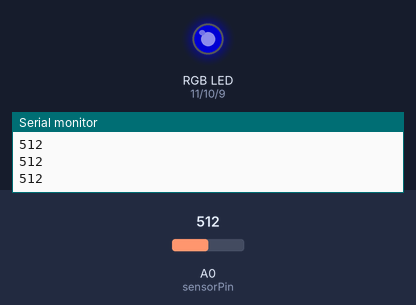
A sketch run on a simulated Arduino Uno, built with avr-gcc and run on an emulated ATmega328P. Shown: an RGB LED mixed from three pins (HIGH = lit), the last lines printed to the serial monitor. The inputs (shaded band) are chosen by the test bench; at power-on: A0 (sensorPin) = 512. Dim RGB values are drawn brighter than linear.

Above: at 1.2 s.
1.3 s: A0 (sensorPin) set to 716
At 2.4 s:
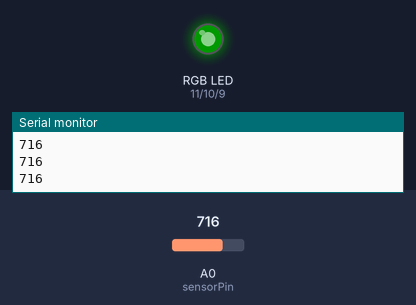
2.8 s: A0 (sensorPin) set to 900
At 3.6 s:
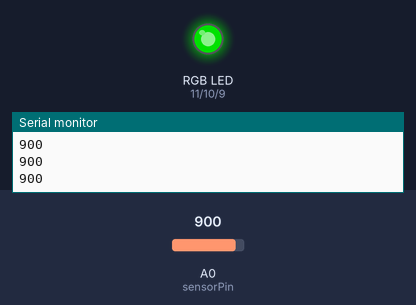
4.3 s: A0 (sensorPin) set to 1023
At 4.7 s:
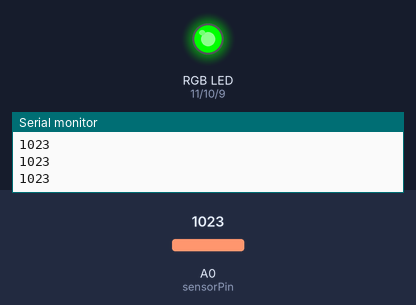
5.8 s: A0 (sensorPin) set to 306
At 7.0 s:
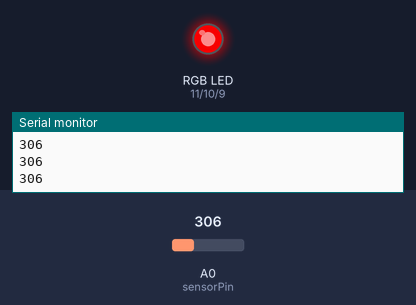
7.3 s: A0 (sensorPin) set to 245
At 8.2 s:
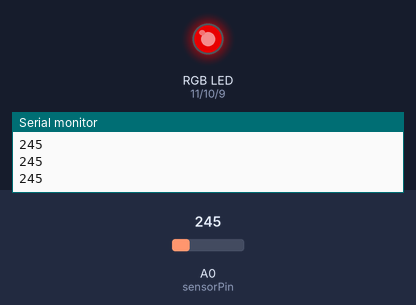
8.8 s: A0 (sensorPin) set to 122
At 9.3 s:
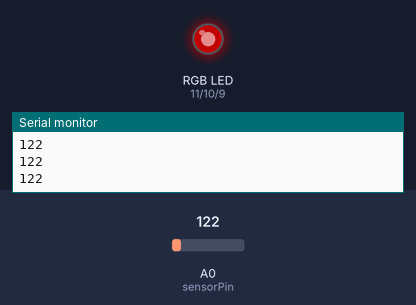
Timing chart, 0 to 11.3 s (numbered marks = the images above; inputs shaded):
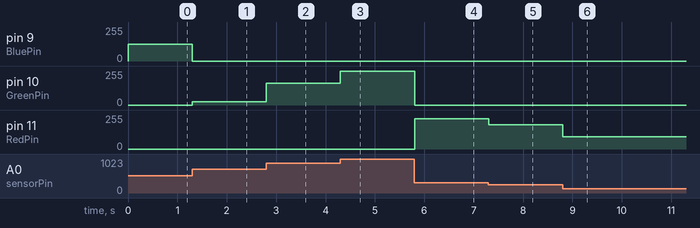

The sketch:

RGB.ino
```cpp
int RedPin=11;
int BluePin=9;
int GreenPin=10;

int sensorPin=A0;
int sensorVal=0;

int outputValue=0;

int R_intensity=0;
int G_intensity=0;
int B_intensity=0;


void setup() {
  pinMode(RedPin,OUTPUT);
  pinMode(BluePin,OUTPUT);
  pinMode(GreenPin,OUTPUT);

  Serial.begin(9600);
}

void loop() {
  // read sensor as analogRead
  sensorVal=analogRead(sensorPin);
  outputValue=map(sensorVal, 0, 1023,0,765);

  // apply the light intensity to each color with analogWrite
    // map the sensor input value to light intensity

  if (outputValue<255){
  R_intensity=constrain(outputValue,0,255);
  }
  else R_intensity=0;
  analogWrite(RedPin,R_intensity);

  if (outputValue<510){
  G_intensity=constrain(outputValue-255,0,255);
  } else G_intensity=0;
  analogWrite(BluePin,G_intensity);


   B_intensity=constrain(outputValue-510,0,255);
  analogWrite(GreenPin,B_intensity);

  Serial.println(sensorVal);

  delay(1);

}
```

Measured:
- after the input at 1.3 s, pin 9 (BluePin): 127/255 → 0/255 at once; pin 10 (GreenPin): 0/255 → 25/255 at once
- after the input at 2.8 s, pin 10 (GreenPin): 25/255 → 163/255 at once
- after the input at 4.3 s, pin 10 (GreenPin): 163/255 → 255/255 at once
- after the input at 5.8 s, pin 10 (GreenPin): 255/255 → 0/255 at once; pin 11 (RedPin): 0/255 → 228/255 at once
- after the input at 7.3 s, pin 11 (RedPin): 228/255 → 183/255 at once
- after the input at 8.8 s, pin 11 (RedPin): 183/255 → 91/255 at once
